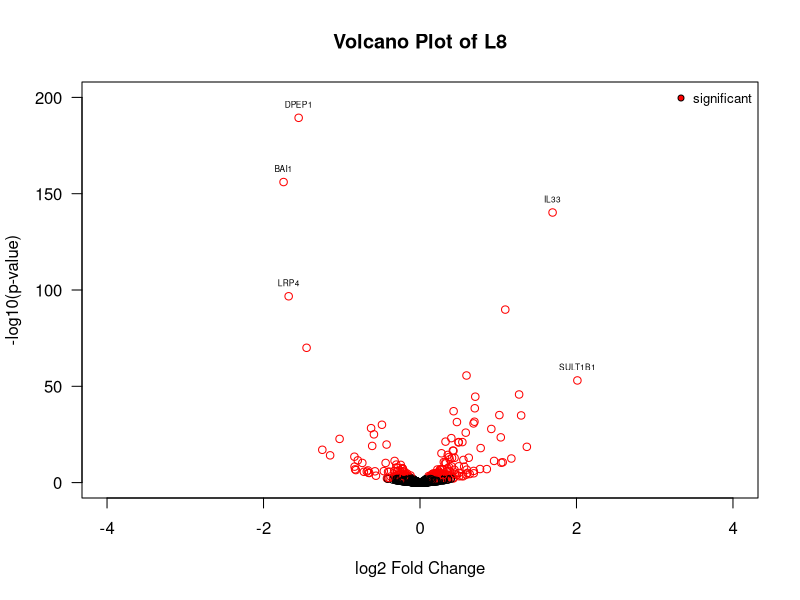
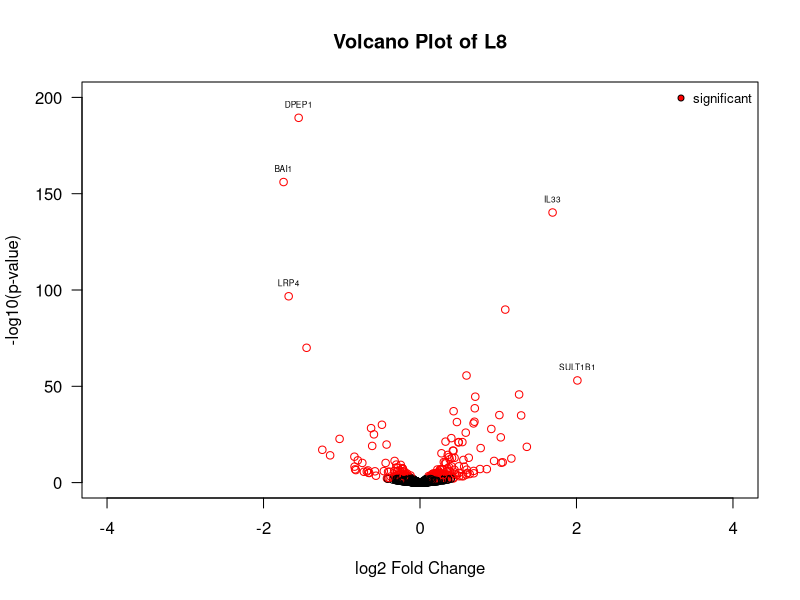

Generate these figures, in order, with R:
# This is my RScript for plotting in R
# We will be using a subselection of the RNA-seq data Jeff shared with everyone last time
# Thanks Jeff!
# gene.description_sub.csv

#########################################################
# In this session we are going to go over the following:
#   1. Review of how to read in and analyze data
#   2. Volcano Plots
#   3. Save Volcano Plot to a PDF
########################################################

#   1. Review of how to read in and analyze data
# Start every session with setting your working directory

setwd("/Users/txc065/Downloads/SURP_RPlots-master") # Or however works for your computer

# Then make sure to add the libraries you'll be needing for the commands in this Script
library(ggplot2)
library(gplots)

# Next we want to read in the data 
# You need to include a path that goes to your files
# Uncomment if you want to include the entire path
#gene.transcript=read.csv("/Users/txc065/Downloads/SURP_RPlots-master/gene.description_sub.csv")

# Or if you're already in the same directory as your files you can just do
gene.transcript=read.csv("gene.description_sub.csv")

#Check how many dimensions the dataset has (rows and columns)
dim(gene.transcript)

# Check what the column names are of your data
colnames(gene.transcript)

# Also check what class of data you are using
class(gene.transcript)

# To look at your data set you can use the function View()
# Uncomment if you want to View() your data 

#View(gene.transcript)


#   2. Volcano Plots
# The first plot we are going to make is a volcano plot to look at the significant genes
# in our dataset (Thanks Jeff!!!)
# Well walk through some usefull arguments to include when plotting

# Plot your volcano plot first 
# including labeling red the genes that exceed an adjusted p-value of 0.05
plot(x = gene.transcript$log2FoldChange.L8_DOXvsL8., 
     y = -log10(gene.transcript$pvalue.L8_DOXvsL8.), 
     las = 1, 
     xlim = c(-4,4),
     ylim = c(0,200),
     col = ifelse(gene.transcript$padj.L8_DOXvsL8<=0.05, "red", "black"),
     xlab = "log2 Fold Change",
     ylab = "-log10(p-value)",
     main = "Volcano Plot of L8")

# Then add your labels to your plot only for genes whos
# adjusted p-values that are less than or equal to 0.05 
# AND 
# log2 fold change greater than 1.5 (or 2 -- whatever you think is most improtant)
text(x = gene.transcript$log2FoldChange.L8_DOXvsL8., 
     y = -log10(gene.transcript$pvalue.L8_DOXvsL8.), 
     labels = ifelse(gene.transcript$padj.L8_DOXvsL8. <= 0.05 & abs(gene.transcript$log2FoldChange.L8_DOXvsL8.) >= 1.5, 
                     as.vector(gene.transcript$GeneName), NA),
     cex = 0.5, pos = 3)

# Then add your legend! 
# (It doesn't matter which order you do the text/legend)
legend("topright", 
       legend = c("significant"), 
       pt.bg = c("red"), 
       bty = "n",
       pch = 21, 
       cex = 0.8)

#   3. Save Volcano Plot to a PDF

# First you add the function pdf() with your chonen filename and .pdf
pdf("L8_DOXvsL8_VolcanoPlot.pdf")

plot(x = gene.transcript$log2FoldChange.L8_DOXvsL8., 
     y = -log10(gene.transcript$pvalue.L8_DOXvsL8.), 
     las = 1, 
     xlim = c(-4,4),
     ylim = c(0,200),
     col = ifelse(gene.transcript$padj.L8_DOXvsL8<=0.05, "red", "black"),
     xlab = "log2 Fold Change",
     ylab = "-log10(p-value)",
     main = "Volcano Plot of L8")
text(x = gene.transcript$log2FoldChange.L8_DOXvsL8., 
     y = -log10(gene.transcript$pvalue.L8_DOXvsL8.), 
     labels = ifelse(gene.transcript$padj.L8_DOXvsL8. <= 0.05 & abs(gene.transcript$log2FoldChange.L8_DOXvsL8.) >= 1.5, 
                     as.vector(gene.transcript$GeneName), NA),
     cex = 0.5, pos = 3)
legend("topright", 
       legend = c("significant"), 
       pt.bg = c("red"), 
       bty = "n",
       pch = 21, 
       cex = 0.8)

# Then you close the plot with the function dev.off()
dev.off()
